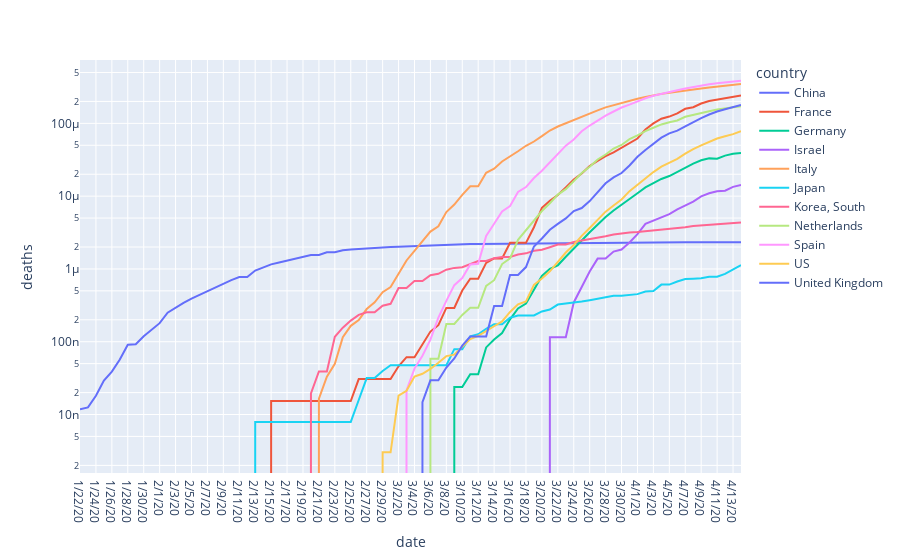

Notebook source saved alongside this figure:
### Code cell
fig = px.line(death_norm_of_interest, x="date", y="deaths", color='country', log_y=True)
fig.show()
